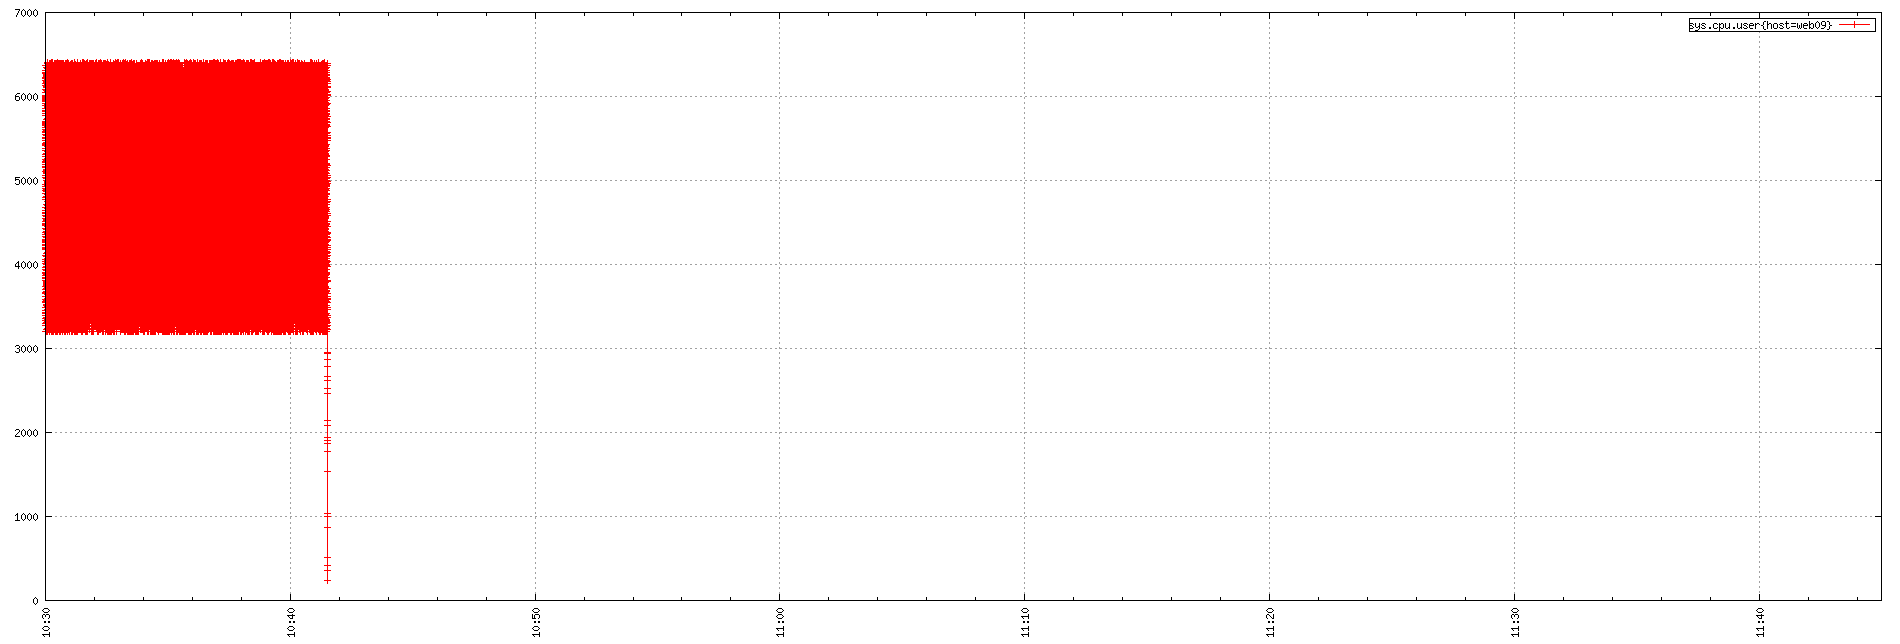

Source code (gnuplot):
set term png small size 1900,644
set xdata time
set timefmt "%s"
if (GPVAL_VERSION < 4.6) set xtics rotate; else set xtics rotate right
set output "${TMPDIR-'tmp'}/tsd/876634e3.png"
set xrange ["1673778600":"1673783100"]
set format x "%H:%M"
set grid
set style data linespoint
set key right box
set yrange [0:]
plot  "${TMPDIR-'tmp'}/tsd/876634e3_0.dat" using 1:2 title "sys.cpu.user{host=web09}"
